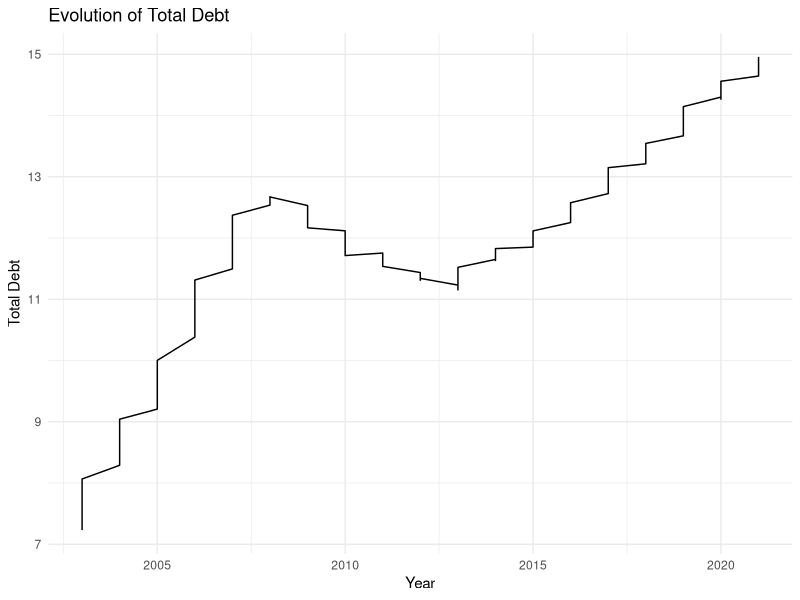

Generate this figure with R: (Note: this script raises an error after producing the figure.)
## ---- chunk 1
#| label: setup
#| warning: false
#| message: false

library(tidyverse)
library(ggplot2)

knitr::opts_chunk$set(echo = TRUE, warning = FALSE, message = FALSE)
## ---- chunk 2
df <- readxl::read_excel("./_data/debt_in_trillions.xlsx")
head(df)
## ---- chunk 3


## ---- chunk 4
df$date <- as.Date(paste0("01-",gsub(":Q", "-01-", df$"Year and Quarter")), format = "%d-%y-%m")

df[, 2:8] <- sapply(df[, 2:8], as.numeric)

df$Mortgage_pct <- df$Mortgage / df$Total * 100
df$HE_Revolving_pct <- df$"HE Revolving" / df$Total * 100
df$Auto_Loan_pct <- df$"Auto Loan" / df$Total * 100
df$Credit_Card_pct <- df$"Credit Card" / df$Total * 100
df$Student_Loan_pct <- df$"Student Loan" / df$Total * 100
df$Other_pct <- df$Other / df$Total * 100
## ---- chunk 5
library(ggplot2)
ggplot(df, aes(date, Total)) + 
  geom_line() +
  labs(x = "Year", y = "Total Debt", title = "Evolution of Total Debt") +
  theme_minimal()
## ---- chunk 6
ggplot(debt_data, aes(x = Date, y = Total, fill = factor(substitute))) +
  geom_bar(stat = "identity") +
  labs(x = "Year", y = "Total Consumer Debt ($ trillions)",
       title = "Composition of Total Consumer Debt by Loan Type",
       fill = "Loan Type") +
  scale_fill_manual(values = c("#E69F00", "#56B4E9", "#009E73", "#F0E442", "#0072B2", "#D55E00")) +
  theme_minimal()
